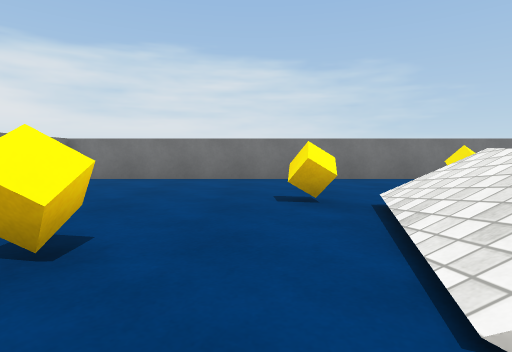
[1] (above)

16 first-person views from a walk through a Unity game level. The camera is 0.72 m above the floor, tilts 4° down and sees 80° across. The floor is counted in squares, 1 m on a side. Each view is taken from the middle of a square. On the plan, view 1 faces up. The plan holds only what a view shows up to about 10 squares ahead; the rest is blank. The player character is not drawn. Surface patterns are stand-ins for the level's own textures.

[2]
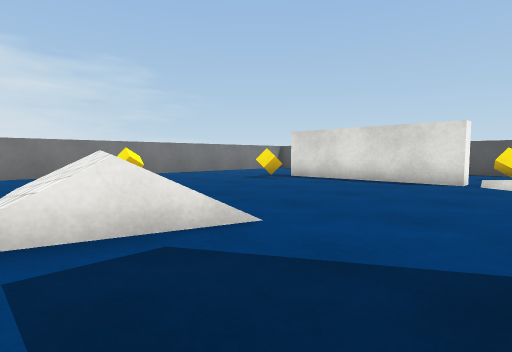

[3]
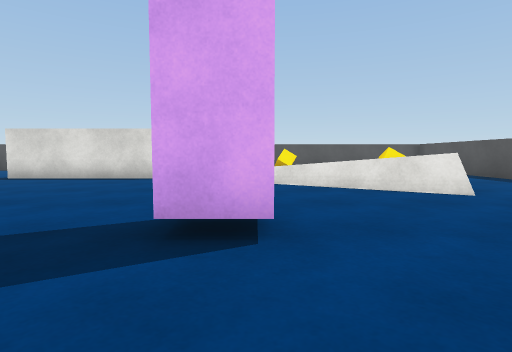

[4]
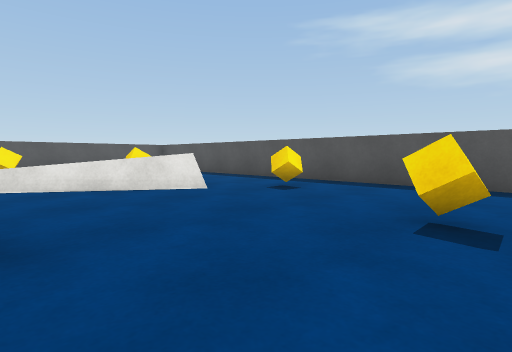

[5]
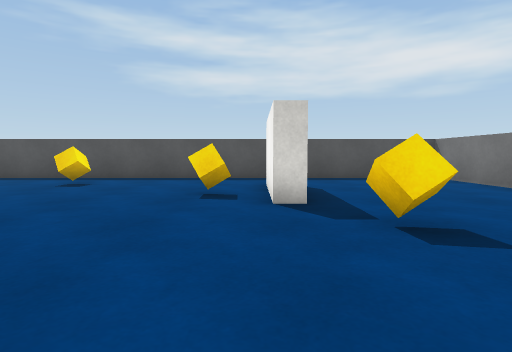

[6]
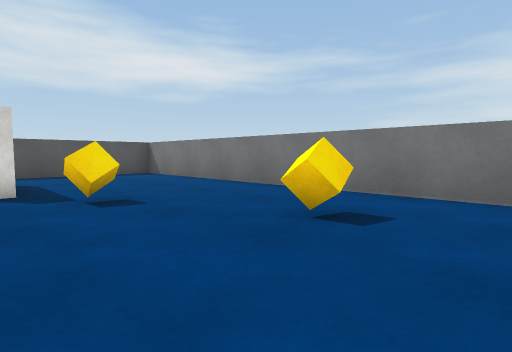

[7]
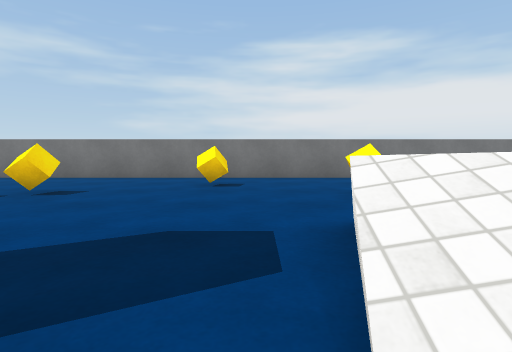

[8]
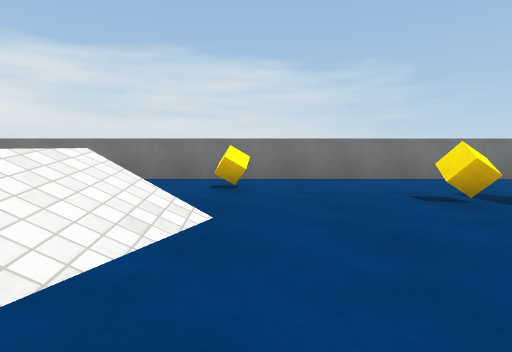

[9]
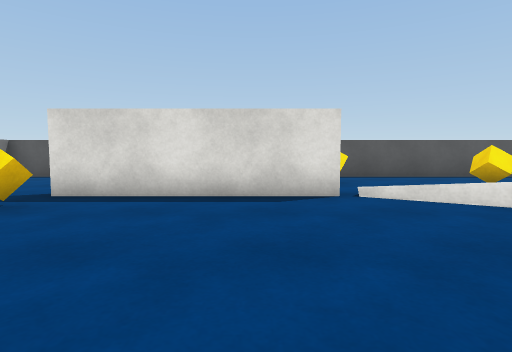

[10]
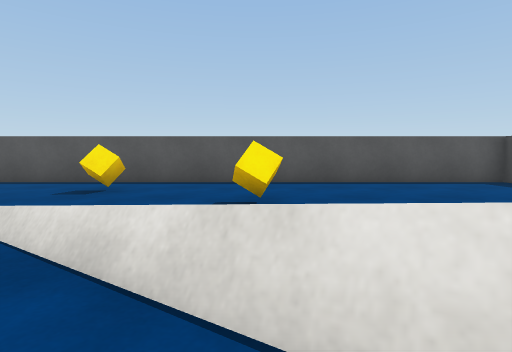

[11]
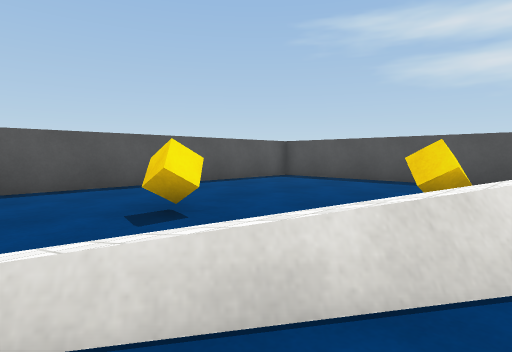

[12]
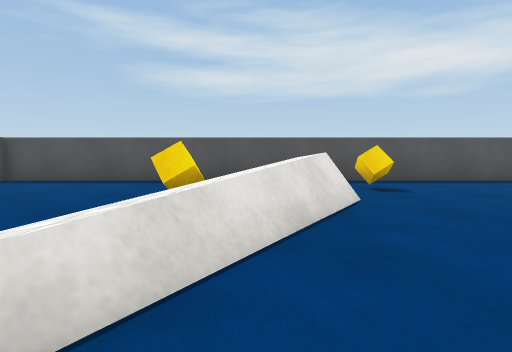

[13]
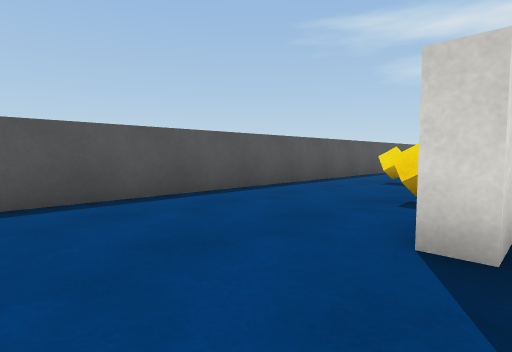

[14]
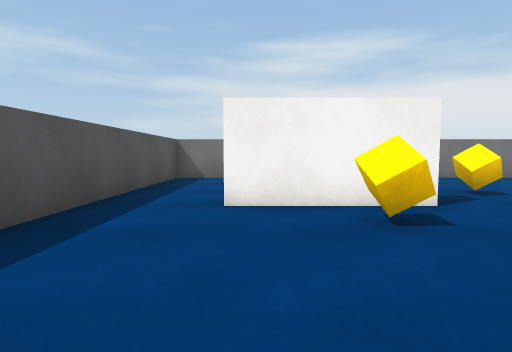

[15]
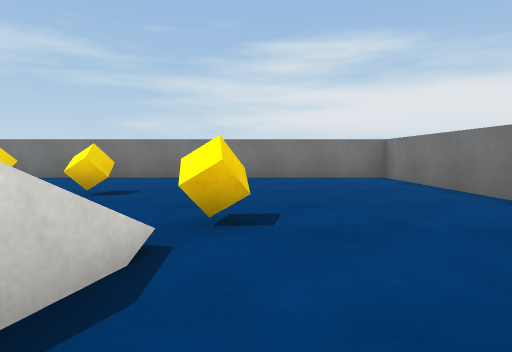

[16]
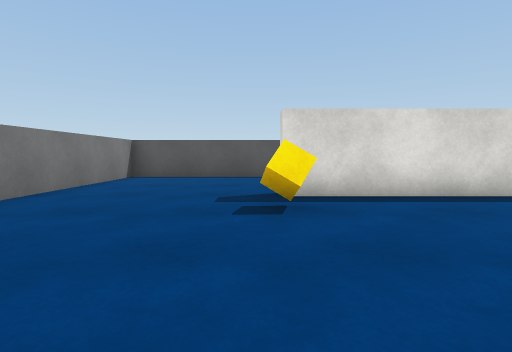

### Floor plan
Key: @ floor where view 1 was taken; # wall or solid block; . floor; / step, stairs or slope; = window, fence, low wall or low ledge; ^ raised ledge; O other object.
Columns run from 6 left of view 1 to 14 right of it. Each row starts with its distance up from view 1.
  9 #####################
  8 #...................#
  7 #...................#
  6 #.........O.........#
  5 #......O......O.....#
  4 #   ....==......#...#
  3 #.......///.....#...#
  2 #....O.////.....#O..#
  1 #......///......#...#
  0 #.....@........##...#
 -1 #..O.........../..O.#
 -2 #........O...../....#
 -3 #........O....^.....#
 -4 #...O........=^.O...#
 -5 #............^......#
 -6 #.....#.....=^......#
 -7 #.....#O....#.O.....#
 -8 #.....#.............#
 -9 #.........O.........#
-10 #...................#
-11 #####################

Where each view was taken, in squares from view 1:
view 1: 0 up, 0 right, facing up
view 2: 2 down, 1 right, facing up-right
view 3: 3 down, 0 right, facing right
view 4: 3 down, 0 right, facing down-right
view 5: 1 down, 0 right, facing down
view 6: 1 up, 0 right, facing down-left
view 7: 0 up, 4 right, facing left
view 8: 0 up, 5 right, facing up
view 9: 1 up, 4 right, facing right
view 10: 4 down, 6 right, facing right
view 11: 2 down, 7 right, facing down-right
view 12: 2 down, 7 right, facing down
view 13: 7 up, 9 right, facing down-right
view 14: 8 down, 4 right, facing left
view 15: 5 up, 4 right, facing left
view 16: 5 up, 4 right, facing right
